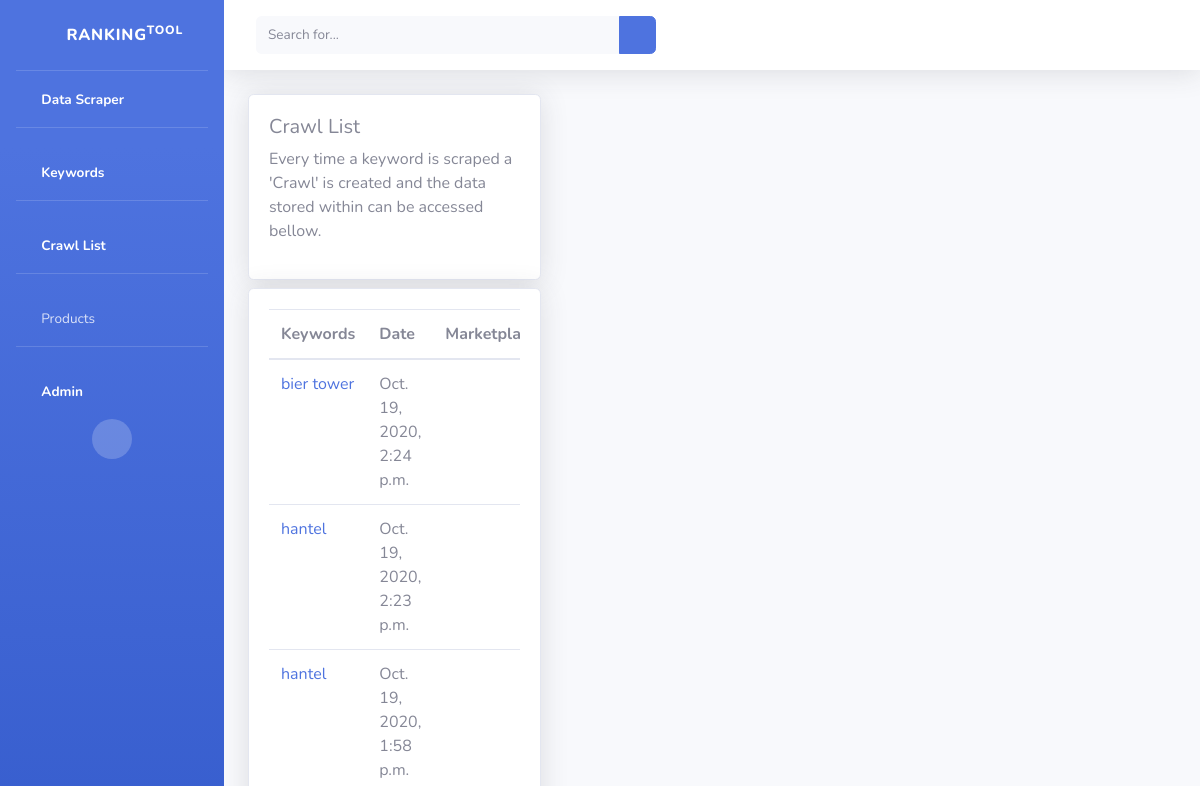
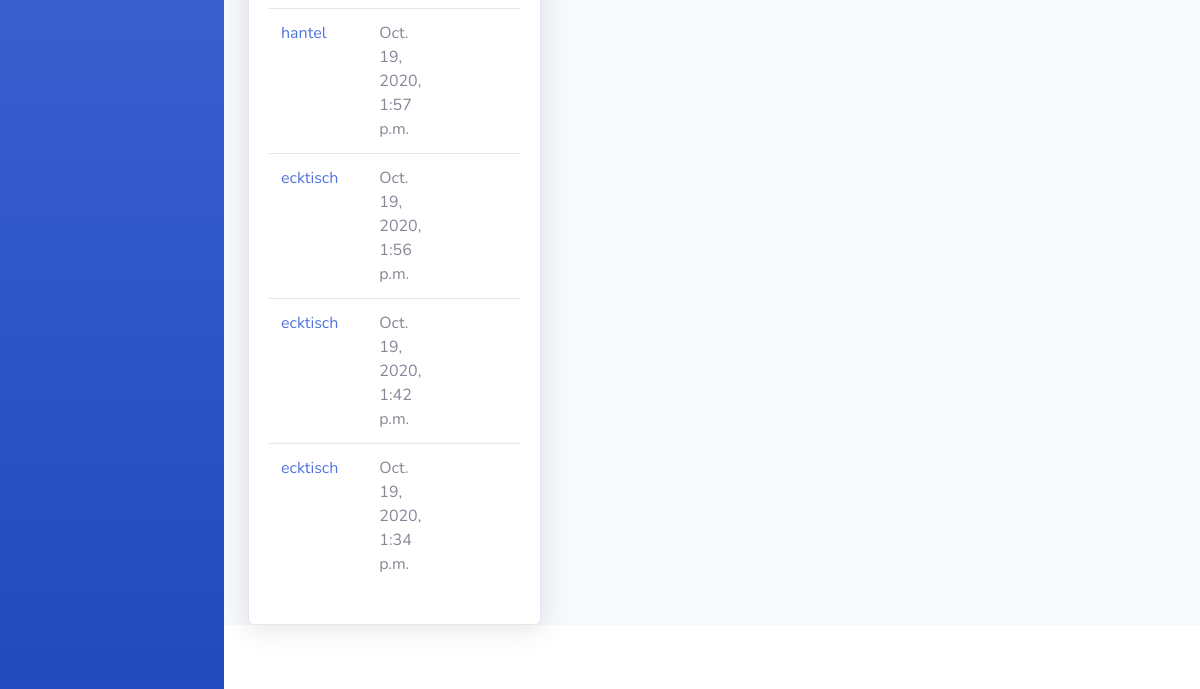
The app's page /crawl/, older data (2 pictures, top to bottom).
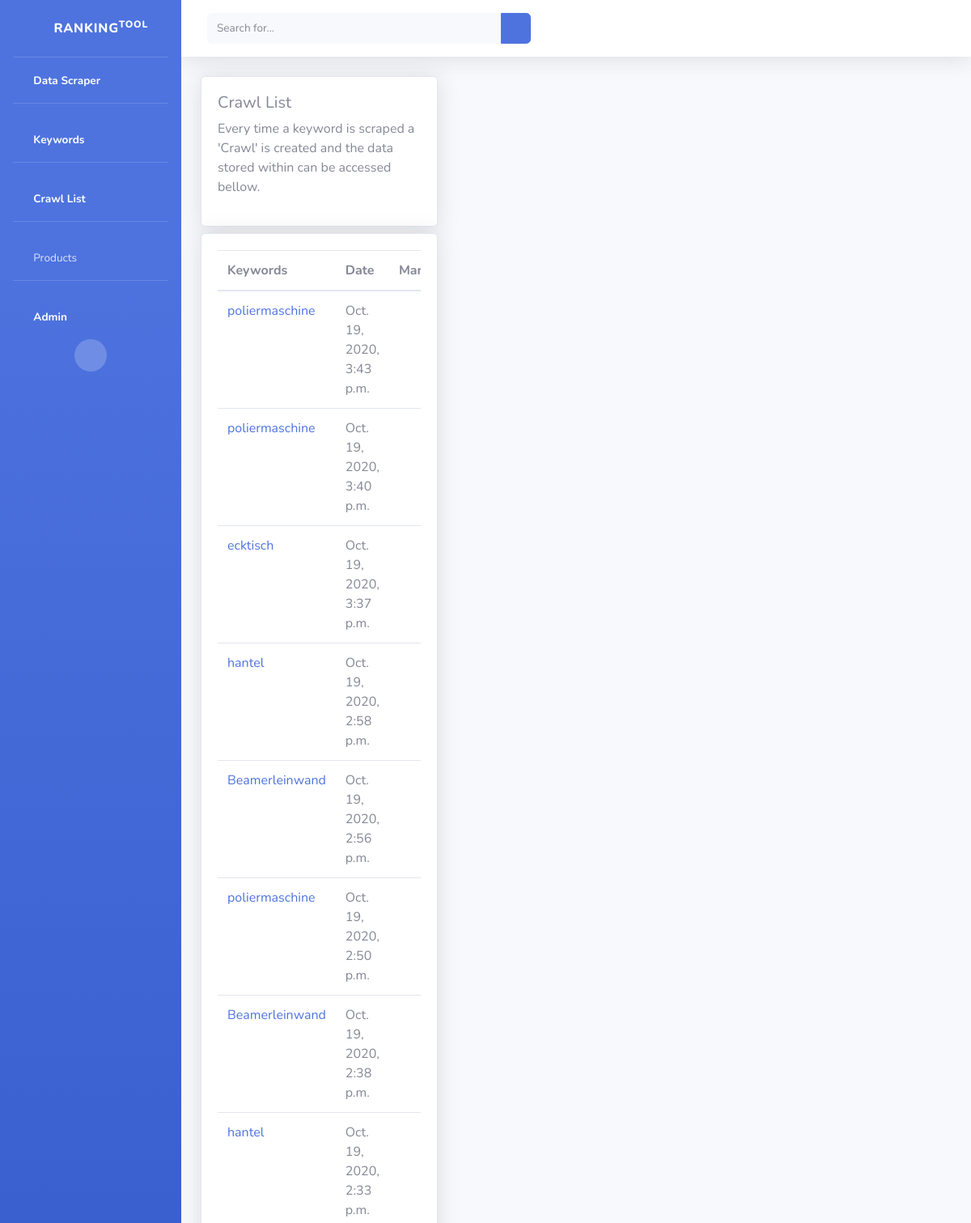
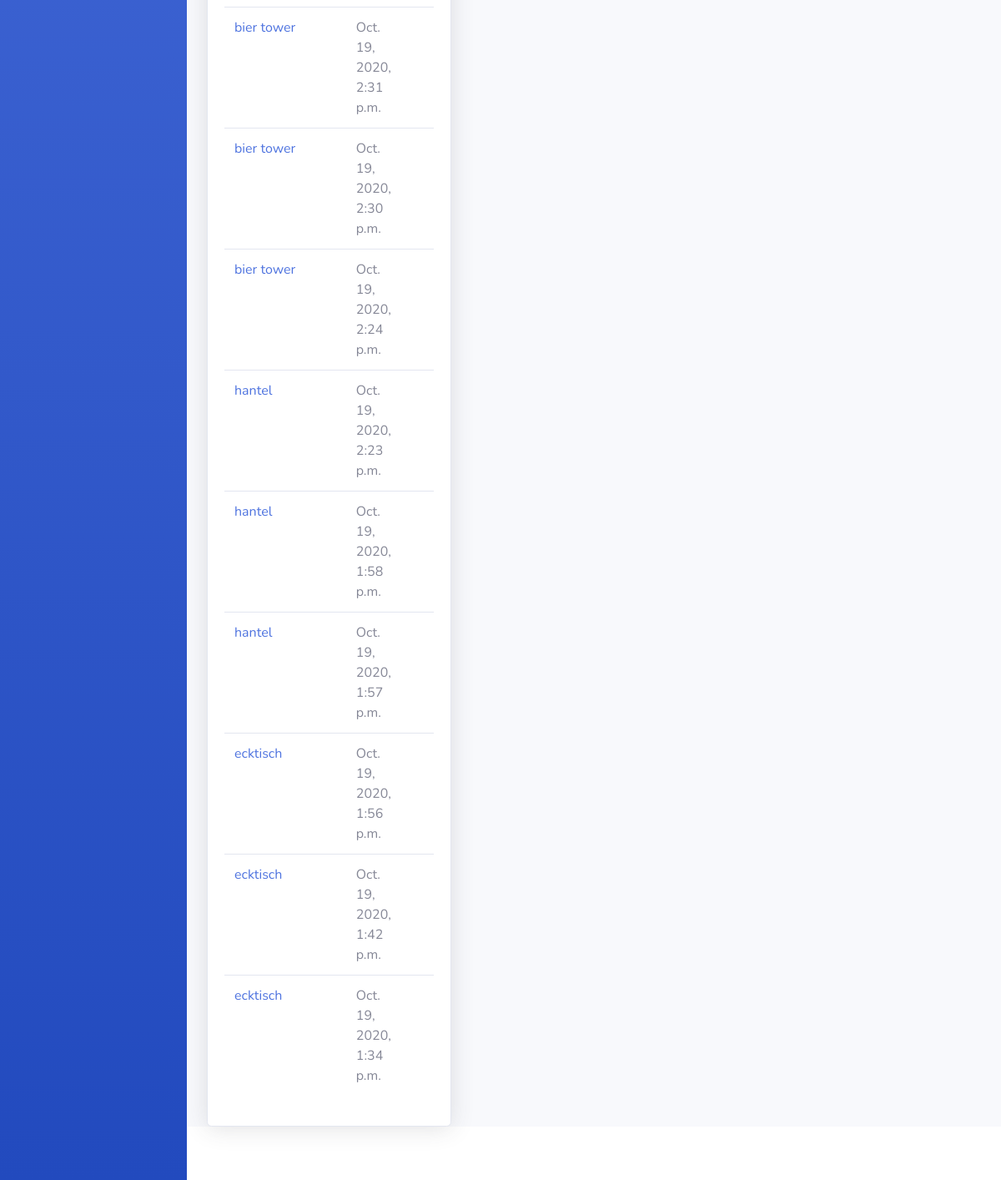
The same page, newer data (2 pictures, top to bottom).
### RankingTool/models.py (models this page shows, shortened)
class KeywordCrawl(models.Model):
    keyword = models.ForeignKey(Keyword,default=None, on_delete= models.CASCADE)
    date = models.DateTimeField(default=datetime.now)
    products = models.ManyToManyField(ScrapeProduct)
    marketplace = models.ForeignKey(Marketplace, default=None, on_delete= models.CASCADE, null=True)

class Keyword(models.Model):
    keyword = models.CharField(max_length=200,default="")
    def __str__(self):
        return self.keyword

### RankingTool/views.py (the view)
# urls.py: path('crawl/', crawl_list_view, name="crawl-list"),
def crawl_list_view(request):
    crawls = KeywordCrawl.objects.all().order_by('-date')
    context = {
        'crawls': crawls
    }
    return render(request, "crawl/crawl_list.html", context)

### templates/crawl/crawl_list.html (shortened to what this page needs)
{% extends 'base.html' %}
{% block content %}
<div class="row">
<div class="col-4">
<div class="card shadow mb-2">
  <div class="card-body">
    <h5>
      Crawl List
    </h5>
    <p>
      Every time a keyword is scraped a 'Crawl' is created and the data stored within can be accessed bellow.
    </p>
  </div>
</div>
</div>
</div>
<div class="row">
  <div class="col-4">
    <div class="card shadow">
      <div class="card-body">
        <table class="table table-responsive">
          <thead>
            <tr>
              <th scope="col">Keywords</th>
              <th scope="col">Date</th>
              <th scope="col">Marketplace</th>
            </tr>
          </thead>
          <tbody>
            {% for crawl in crawls %}
              <tr>
                <td><a href="{% url 'crawl-detail' crawl.id %}">{{ crawl.keyword}}</a></td>
                <td>{{ crawl.date}}</td>
                <td>{{ crawl.marketplace.name}}</td>
              </tr>
            {% endfor %}
          </tbody>
        </table>
      </div>
    </div>
  </div>
</div>
{% endblock content %}

### templates/base.html (shortened to what this page needs)
<!DOCTYPE html>
<html lang="en">
{% load static %}
<head>
  <link href="{% static 'vendor/fontawesome-free/css/all.min.css' %}" rel="stylesheet" type="text/css">
  <link href="{% static 'css/sb-admin-2.min.css' %}" rel="stylesheet">
</head>
<body id="page-top">
  <div id="wrapper">
    <ul class="navbar-nav bg-gradient-primary sidebar sidebar-dark accordion" id="accordionSidebar">
      <a class="sidebar-brand d-flex align-items-center justify-content-center" href="{% url 'home' %}">
        <div class="sidebar-brand-icon rotate-n-15">
          <i class="fas fa-align-center"></i>
        </div>
        <div class="sidebar-brand-text mx-3">Ranking<sup>Tool</sup></div>
      </a>
      <hr class="sidebar-divider my-0">
      <li class="nav-item active">
        <a class="nav-link" href="{% url 'scraper-keyword-home' %}">
          <i class="fas fa-fw fa-spider"></i>
          <span>Data Scraper</span></a>
      </li>
      <hr class="sidebar-divider">
      <li class="nav-item active">
        <a class="nav-link" href="{% url 'keyword-list' %}">
          <i class="fas fa-fw fa-font"></i>
          <span>Keywords</span></a>
      </li>
      <hr class="sidebar-divider">
      <li class="nav-item active">
        <a class="nav-link" href="{% url 'crawl-list' %}">
          <i class="fas fa-fw fa-spider"></i>
          <span>Crawl List</span></a>
      </li>
      <hr class="sidebar-divider">
      <li class="nav-item">
        <a class="nav-link collapsed" href="#" data-toggle="collapse" data-target="#collapseTwo" aria-expanded="true" aria-controls="collapseTwo">
          <i class="fas fa-fw fa-box-open"></i>
          <span>Products</span>
        </a>
      </li>
      <hr class="sidebar-divider">
      <li class="nav-item active">
        <a class="nav-link" href="/admin/">
          <i class="fas fa-fw fa-list"></i>
          <span>Admin</span></a>
      </li>
      <div class="text-center d-none d-md-inline">
        <button class="rounded-circle border-0" id="sidebarToggle"></button>
      </div>
    </ul>
    <div id="content-wrapper" class="d-flex flex-column">
      <div id="content">
        <nav class="navbar navbar-expand navbar-light bg-white topbar mb-4 static-top shadow">
          <form class="d-none d-sm-inline-block form-inline mr-auto ml-md-3 my-2 my-md-0 mw-100 navbar-search">
            <div class="input-group">
              <input type="text" class="form-control bg-light border-0 small" placeholder="Search for..." aria-label="Search" aria-describedby="basic-addon2">
              <div class="input-group-append">
                <button class="btn btn-primary" type="button">
                  <i class="fas fa-search fa-sm"></i>
                </button>
              </div>
            </div>
          </form>
        </nav>
        <div class="container-fluid">
            <div id="content" name="content">
                {% block content %}
                {% endblock %}
                </div>
        </div>
      </div>
      <footer class="sticky-footer bg-white">
      </footer>
    </div>
  </div>
</body>
</html>

Row changes from the older to the newer data that the page shows:
added KeywordCrawl: keyword "poliermaschine", date "Oct. 19, 2020, 3:43 p.m."
added KeywordCrawl: keyword "poliermaschine", date "Oct. 19, 2020, 3:40 p.m."
added KeywordCrawl: keyword "ecktisch", date "Oct. 19, 2020, 3:37 p.m."
added KeywordCrawl: keyword "hantel", date "Oct. 19, 2020, 2:58 p.m."
added KeywordCrawl: keyword "Beamerleinwand", date "Oct. 19, 2020, 2:56 p.m."
added KeywordCrawl: keyword "poliermaschine", date "Oct. 19, 2020, 2:50 p.m."
added KeywordCrawl: keyword "Beamerleinwand", date "Oct. 19, 2020, 2:38 p.m."
added KeywordCrawl: keyword "hantel", date "Oct. 19, 2020, 2:33 p.m."
added KeywordCrawl: keyword "bier tower", date "Oct. 19, 2020, 2:31 p.m."
added KeywordCrawl: keyword "bier tower", date "Oct. 19, 2020, 2:30 p.m."
